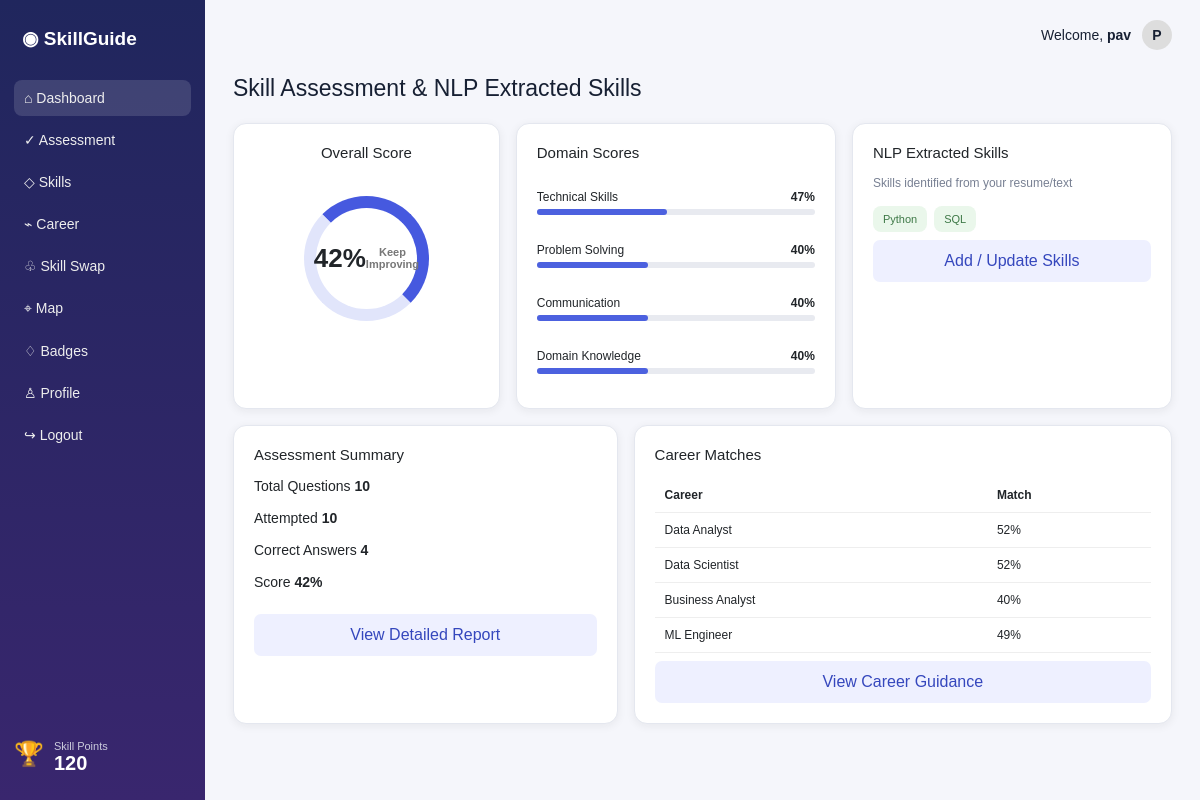
/dashboard (signed in), run on the app's committed database.
### tables this page shows
CREATE TABLE users (
            id INTEGER PRIMARY KEY AUTOINCREMENT,
            name TEXT NOT NULL,
            email TEXT UNIQUE NOT NULL,
            password_hash TEXT NOT NULL,
            bio TEXT DEFAULT '',
            course TEXT DEFAULT 'Computer Science',
            year TEXT DEFAULT '3rd Year',
            created_at TEXT NOT NULL
        );

CREATE TABLE assessments (
            id INTEGER PRIMARY KEY AUTOINCREMENT,
            user_id INTEGER NOT NULL,
            overall INTEGER NOT NULL,
            technical INTEGER NOT NULL,
            problem_solving INTEGER NOT NULL,
            communication INTEGER NOT NULL,
            domain_knowledge INTEGER NOT NULL,
            correct INTEGER NOT NULL,
            total INTEGER NOT NULL,
            taken_at TEXT NOT NULL,
            FOREIGN KEY(user_id) REFERENCES users(id)
        );

CREATE TABLE extracted_skills (
            id INTEGER PRIMARY KEY AUTOINCREMENT,
            user_id INTEGER NOT NULL,
            skill TEXT NOT NULL,
            UNIQUE(user_id, skill),
            FOREIGN KEY(user_id) REFERENCES users(id)
        );

### app.py (the view)
@app.route("/dashboard")
def dashboard():
    user = current_user()
    if not user:
        return redirect(url_for("login"))
    assessment = get_latest_assessment(user["id"])
    skills = get_skills(user["id"])
    careers = get_careers(assessment, skills)
    return render_template("dashboard.html", page="dashboard", user=user, assessment=assessment, skills=skills, careers=careers)

### app.py (called while the page is built)
def db():
    conn = sqlite3.connect(DB)
    conn.row_factory = sqlite3.Row
    return conn

def current_user():
    user_id = session.get("user_id")
    if not user_id:
        return None
    conn = db()
    user = conn.execute("SELECT * FROM users WHERE id = ?", (user_id,)).fetchone()
    conn.close()
    return user

def get_skills(user_id):
    conn = db()
    rows = conn.execute("SELECT skill FROM extracted_skills WHERE user_id = ? ORDER BY skill", (user_id,)).fetchall()
    conn.close()
    return [r["skill"] for r in rows]

def get_latest_assessment(user_id):
    conn = db()
    row = conn.execute(
        "SELECT * FROM assessments WHERE user_id = ? ORDER BY id DESC LIMIT 1", (user_id,)
    ).fetchone()
    conn.close()
    if row:
        return dict(row)
    return {"overall": 0, "technical": 0, "problem_solving": 0, "communication": 0, "domain_knowledge": 0, "correct": 0, "total": 10}

def get_careers(assessment, skills):
    score = assessment["overall"]
    skillset = {s.lower() for s in skills}
    data = []
    data.append({"name": "Data Analyst", "match": min(99, max(45, score + (10 if {"python", "sql", "data analysis"} & skillset else 0)))})
    data.append({"name": "Data Scientist", "match": min(97, max(40, score - 2 + (12 if {"python", "machine learning", "statistics"} & skillset else 0)))})
    data.append({"name": "Business Analyst", "match": min(95, max(40, score - 5 + (10 if {"excel", "communication"} & skillset else 0)))})
    data.append({"name": "ML Engineer", "match": min(96, max(35, score - 8 + (15 if {"python", "machine learning", "deep learning"} & skillset else 0)))})
    return data

### templates/dashboard.html
{% extends 'base.html' %}
{% block content %}
<h1>Skill Assessment & NLP Extracted Skills</h1>
<div class="grid three">
<section class="card center"><h3>Overall Score</h3><div class="ring">{{assessment['overall']}}%<small>{{'Good' if assessment['overall'] >= 60 else 'Keep Improving'}}</small></div></section>
<section class="card"><h3>Domain Scores</h3>
{% for label,key in [('Technical Skills','technical'),('Problem Solving','problem_solving'),('Communication','communication'),('Domain Knowledge','domain_knowledge')] %}
<div class="metric"><span>{{label}}</span><b>{{assessment[key]}}%</b><i><em style="width:{{assessment[key]}}%"></em></i></div>
{% endfor %}
</section>
<section class="card" id="skills"><h3>NLP Extracted Skills</h3><p class="muted">Skills identified from your resume/text</p><div class="tags">{% if skills %}{% for s in skills %}<span>{{s}}</span>{% endfor %}{% else %}<span class="empty-tag">No skills extracted yet</span>{% endif %}</div><a class="btn" href="{{url_for('assessment')}}">Add / Update Skills</a></section>
</div>
<div class="grid two">
<section class="card"><h3>Assessment Summary</h3><p>Total Questions <b>10</b></p><p>Attempted <b>{{10 if assessment['overall'] else 0}}</b></p><p>Correct Answers <b>{{assessment['correct']}}</b></p><p>Score <b>{{assessment['overall']}}%</b></p><a class="btn" href="{{url_for('assessment')}}">View Detailed Report</a></section>
<section class="card"><h3>Career Matches</h3><table><tr><th>Career</th><th>Match</th></tr>{% for c in careers %}<tr><td>{{c['name']}}</td><td>{{c['match']}}%</td></tr>{% endfor %}</table><a class="btn" href="{{url_for('career')}}">View Career Guidance</a></section>
</div>
{% endblock %}

### templates/base.html (shortened to what this page needs)
<!doctype html>
<html lang="en">
<head>
<link href="https://cdn.jsdelivr.net/npm/bootstrap@5.3.3/dist/css/bootstrap.min.css" rel="stylesheet">
<link rel="stylesheet" href="{{url_for('static',filename='style.css')}}">
</head>
<body>
<div class="app">
<aside>
<div class="brand">◉ SkillGuide</div>
<nav>
<a class="{{'active' if page=='dashboard' else ''}}" href="{{url_for('dashboard')}}">⌂ <span>Dashboard</span></a>
<a class="{{'active' if page=='assessment' else ''}}" href="{{url_for('assessment')}}">✓ <span>Assessment</span></a>
<a href="{{url_for('assessment')}}#skills">◇ <span>Skills</span></a>
<a class="{{'active' if page=='career' else ''}}" href="{{url_for('career')}}">⌁ <span>Career</span></a>
<a class="{{'active' if page=='skill-swap' else ''}}" href="{{url_for('skill_swap')}}">♧ <span>Skill Swap</span></a>
<a class="{{'active' if page=='skill-swap' else ''}}" href="{{url_for('skill_swap')}}#map">⌖ <span>Map</span></a>
<a href="{{url_for('skill_swap')}}#badge">♢ <span>Badges</span></a>
<a class="{{'active' if page=='profile' else ''}}" href="{{url_for('profile')}}">♙ <span>Profile</span></a>
<a href="{{url_for('logout')}}">↪ <span>Logout</span></a>
</nav>
<div class="points">🏆<span>Skill Points<strong>120</strong></span></div>
</aside>
<main>
<header>Welcome, <b>{{user['name']}}</b> <span class="avatar">{{user['name'][0]|upper}}</span></header>
{% block content %}{% endblock %}
</main>
</div>
</body>
</html>

### static/style.css (style rules this page uses)
* { box-sizing:border-box }
body { margin:0;background:#f5f6fb;color:#172033;font:14px Arial,sans-serif }
.app { display:flex;min-height:100vh }
aside { width:205px;position:fixed;inset:0 auto 0 0;background:linear-gradient(180deg,#20265d,#39266e);color:white;padding:22px 14px }
.brand { font-weight:800;font-size:19px;margin:5px 8px 30px }
nav { display:flex;flex-direction:column;gap:6px }
nav a { color:#eee;text-decoration:none;padding:10px;border-radius:8px }
nav a.active,nav a:hover { background:#ffffff22 }
.points { position:absolute;bottom:25px;display:flex;gap:10px;font-size:24px }
.points span { font-size:11px;color:#ccd }
.points strong { display:block;font-size:20px;color:#fff }
main { margin-left:205px;width:calc(100% - 205px);padding:0 28px 35px }
header { height:70px;text-align:right;padding-top:20px }
.avatar { display:inline-flex;background:#ddd;border-radius:50%;width:30px;height:30px;align-items:center;justify-content:center;margin-left:7px }
h1 { font-size:23px;margin:5px 0 20px }
h3 { font-size:15px;margin:0 0 14px }
.grid { display:grid;gap:16px;margin-bottom:16px }
.three { grid-template-columns:1fr 1.2fr 1.2fr }
.two { grid-template-columns:1fr 1.4fr }
.card { background:#fff;border:1px solid #e4e7ef;border-radius:13px;padding:20px;box-shadow:0 2px 10px #2221 }
.center { text-align:center }
.ring { width:125px;height:125px;border:12px solid #e1e5fb;border-top-color:#4659df;border-right-color:#4659df;border-radius:50%;margin:20px auto;display:flex;align-items:center;justify-content:center;font-size:26px;font-weight:800 }
.ring small { display:block;font-size:11px;color:#777 }
.metric { display:grid;grid-template-columns:1fr auto;gap:5px;font-size:12px;margin:14px 0 }
.metric i { grid-column:1/3;height:6px;background:#e8eaf0;border-radius:8px }
.metric em { display:block;height:100%;background:#4c61df;border-radius:8px }
.muted { color:#788093;font-size:12px }
.tags { display:flex;flex-wrap:wrap;gap:7px }
.tags span,.gap { background:#eaf7eb;color:#3d7846;border-radius:8px;padding:7px 10px;font-size:11px }
.btn { display:inline-block;background:#eef0ff;color:#3547bd;border:0;border-radius:7px;padding:9px 13px;margin-top:8px;text-decoration:none;cursor:pointer }
table { width:100%;border-collapse:collapse;font-size:12px }
td,th { padding:10px;border-bottom:1px solid #eee;text-align:left }
.avatar { font-weight:700 }

### data on the page
users: name "pav", name "P"
assessments: overall "42", overall "Keep Improving", technical "47" "40" "40" "40", overall "10", correct "4"
extracted_skills: skill "Python"
extracted_skills: skill "SQL"

### other printed values
{{ label }} "Technical Skills" "Problem Solving" "Communication" "Domain Knowledge"
{{ c['name'] }} "Data Analyst" "Data Scientist" "Business Analyst" "ML Engineer"
{{ c['match'] }} "52" "52" "40" "49"
